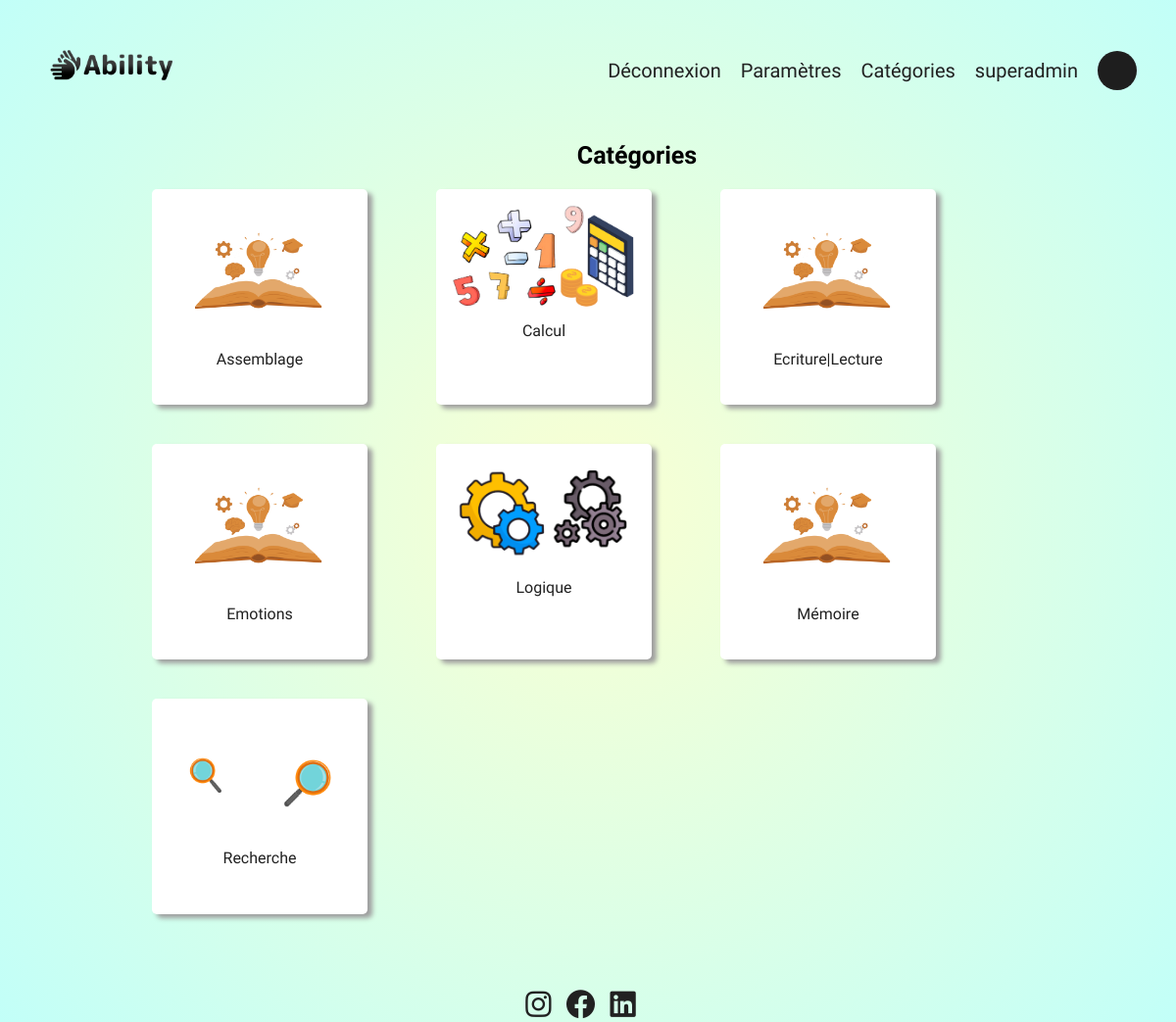
The app's page /index.php?action=categorie (signed in) with its own data.
### tables this page shows
CREATE TABLE IF NOT EXISTS `categorie` (
  `id_categorie` int NOT NULL AUTO_INCREMENT,
  `nom_categorie` varchar(50) NOT NULL,
  `image_categorie` varchar(50) DEFAULT NULL,
  PRIMARY KEY (`id_categorie`)
);

### controller/CategorieController.php (called while the page is built, shortened)
<?php
class CategorieController {
    public function categorie(){
        $pdo = Connect::seConnecter();
        $requeteCategorie = $pdo->query("
            SELECT id_categorie, nom_categorie, image_categorie FROM categorie
        ");
       require ("view/Categorie/viewCategorie.php");
    }
}
?>

### view/Categorie/viewCategorie.php (the view, shortened to what this page needs)
<?php
$categorie = $requeteCategorie->fetchAll();
?>
    <h1 class="h1-categorie">Catégories</h1>
    <section class="categorie">
        <div class="categorie-container">
            <?php foreach($categorie as $categorie){
            ?>
                <div class="categorie-card">
                    <?php
                        if($categorie["image_categorie"] === NULL){
                            echo "<a href='index.php?action=categoriser&id=".$categorie["id_categorie"]."'><img src='public/img/defaut.png' width='150'></a>";
                        }
                        else{
                            echo "<a href='index.php?action=categoriser&id=".$categorie["id_categorie"]."'><img src='public/img/" .$categorie["image_categorie"]."' width='200'></a>";
                        }
                    ?>
                    <a href="index.php?action=categoriser&id=<?=$id?>"><?= $categorie["nom_categorie"] ?></a>
                </div>
                <?php
            }
                ?>
        </div>
    </section>
<?php
require "view/template.php";
?>

### public/css/style.css (style rules this page uses)
* { font-family: "M PLUS Rounded 1c"; margin: 0; }
body { min-height: 100vh; position: relative; margin: 0; background-repeat: no-repeat; background-attachment: fixed; background: rgb(250,255,210); background: radial-gradient(circle, rgba(250,255,210,1) 0%, rgba(194,255,248,1) 100%); }
h1 { text-align: center; }
:root { --dark-font-color: #212121; --submit-button: #3DC5E2; --font-submit-button: #FFFFFF; --superAdmin-button: #DB5050; --solution: #a3a3a3; --background-gamespace: #f3eee9; --hover: #636363; --input: #ffffff; --button: #cfe3f7; }
a { color: var(--dark-font-color); text-decoration: none; }
.categorie { max-width: 100%; justify-content: center; display: flex; flex-direction: row; }
.h1-categorie { font-size: 25px; margin-left: 100px; }
.categorie-container { max-width: 80%; display: flex; flex-direction: row; justify-content: left; flex-wrap: wrap; text-align: center; align-items:end; margin-bottom: 50px; }
.categorie-card { min-width: 200px; min-height: 200px; background-color: #ffffff; font-weight: 500; border-radius: 5px; display: flex; flex-direction: column; margin: 20px 35px 20px 35px; padding: 10px; box-shadow: 5px 4px 5px rgb(158, 158, 158); transition: 0.7s; }

### records on screen
categorie: nom_categorie "Assemblage"
categorie: image_categorie (picture), nom_categorie "Calcul"
categorie: nom_categorie "Ecriture|Lecture"
categorie: nom_categorie "Emotions"
categorie: image_categorie (picture), nom_categorie "Logique"
categorie: nom_categorie "Mémoire"
categorie: image_categorie (picture), nom_categorie "Recherche"

### other values on screen
$_SESSION['pseudo'] "superadmin"
